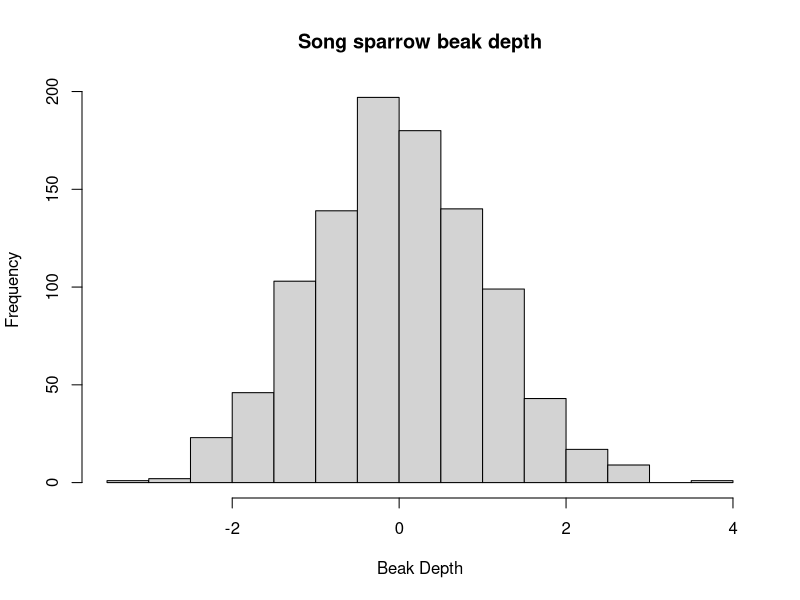
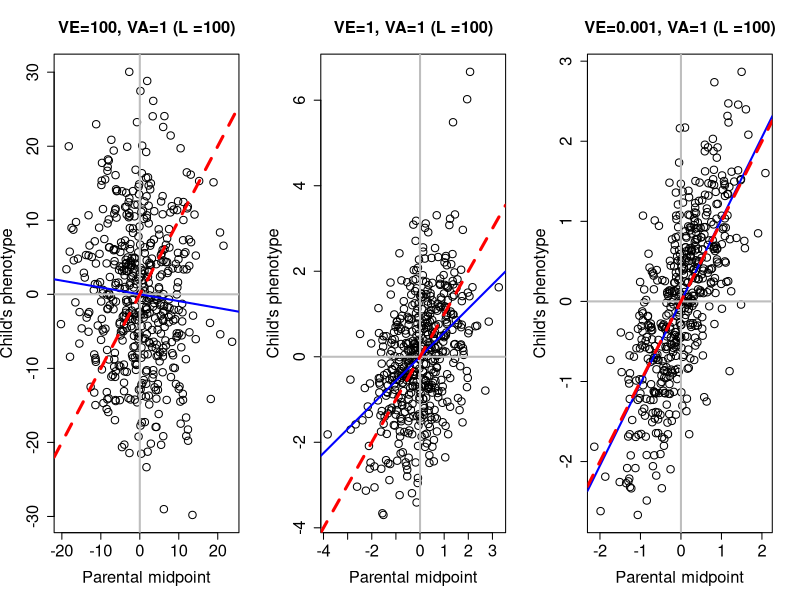
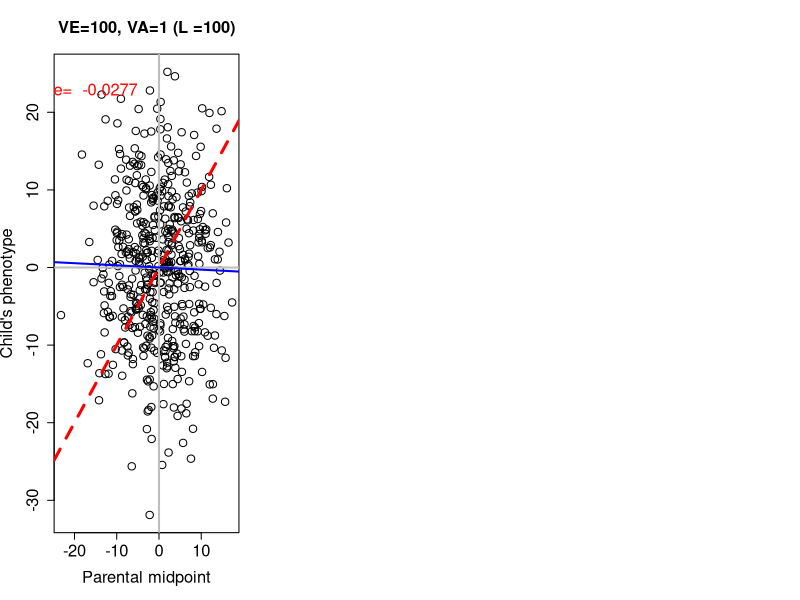
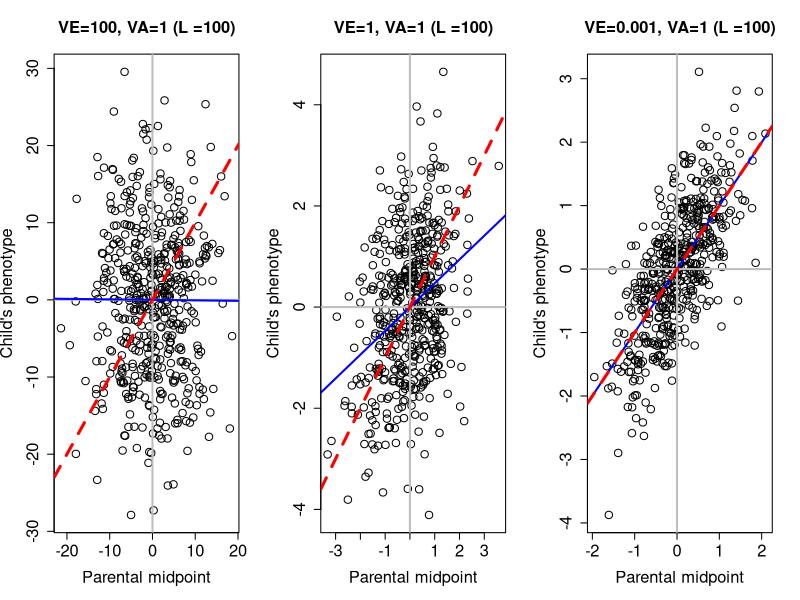
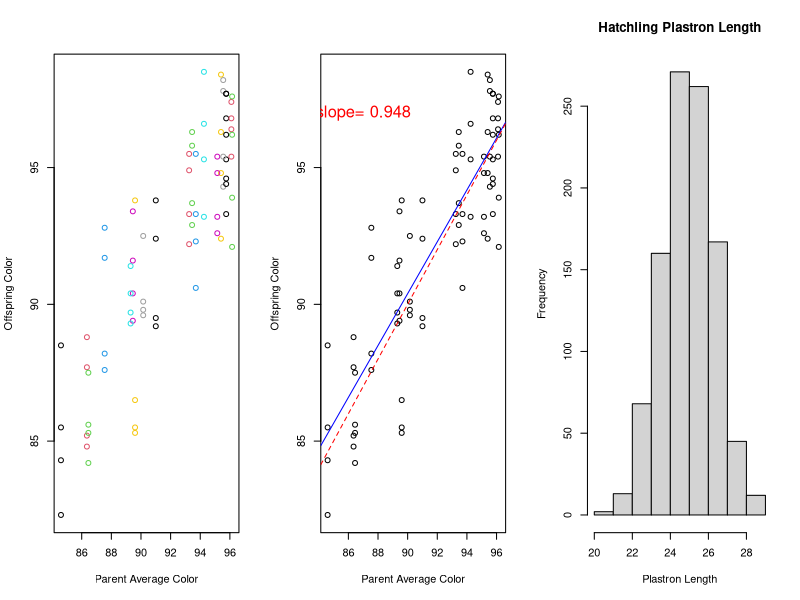

Reproduce these figures in R, in order.
## ---- chunk 1

## ---- chunk 2
install.packages("reshape2")
library(reshape2)
## ---- chunk 3
examplephenotype <- rnorm(1000) #like the song sparrow example, we will pretend this is beak depth data, and we have standardized it to have a mean of zero and standard deviation of 1 (a normal distribution)
examplephenotype
## ---- chunk 4
hist(examplephenotype, main = "Song sparrow beak depth", xlab="Beak Depth")
## ---- chunk 5
#The function we are creating is called par.off.corr (to stand for parent-offspring correlation), sourced from Coop 2020
par.off.corr<-function(L=20, #L is the number of loci
environ.var,Num_inds=1000,print.slope=FALSE,sel.cutoff=FALSE){ #we don't need to use the sel.cutoff part of this function yet
	allele.freq<-0.5   ###each locus is assumed to have the same allele frequencies. This is just to simplify the coding, in reality these results work when each locus has its own frequency (and the coding wouldn't be too much harder). 
	 
	##MAKE A MUM
	## For each mother, at each locus we draw an allele (either 0 or 1) from the population allele frequency.  We do this by random sampling of a binomial distribution, similar to R flipping a coin to get either heads or tails.
	##We do this twice for each mother, because a genotype is made from two haplotypes (alleles) 
	mum.hap.1<-replicate(Num_inds, rbinom(L,1,allele.freq)) #first allele of genotype, rbinom sampling of 0 or 1 based on allele frequency set above for each of the 20 loci
	mum.hap.2<-replicate(Num_inds, rbinom(L,1,allele.freq))
	##type mum.hap.1[,1] to see the 1st mothers 1st haplotype, or you can run these commands individually and open the matrix in the environment
	
	##Each mother's genotype at each locus is either 0,1,2
	mum.geno<-mum.hap.1+mum.hap.2 #add the haplotypes to get the number of copies of the allele in question (e.g., the p allele)
	
	additive.genetic<-colSums(mum.geno) #takes the column sums to get a value for the additive genetic component of each mom's genotype
	genetic.sd<-sd(additive.genetic) #calculates standard deviation
	mean.genetic<-mean(additive.genetic) #calculates mean across all moms
	
	additive.genetic<-additive.genetic / sd(additive.genetic) #this is the coefficient of variation, mean/sd
	mum.pheno<- additive.genetic + rnorm(Num_inds,sd=sqrt(environ.var)) #this is where environment gets added in, sampling from a normal distribution with a standard deviation equal to the square root of the environmental variance.
	mum.pheno<-mum.pheno-mean(mum.pheno) #standardize by mean (so that you get mean 0 like in the figure)
	
	
	
	##MAKE A DAD
	dad.hap.1<-replicate(Num_inds, rbinom(L,1,allele.freq) )
	dad.hap.2<-replicate(Num_inds, rbinom(L,1,allele.freq) )
	dad.geno<-dad.hap.1+dad.hap.2
	
	additive.genetic<-colSums(dad.geno)
	additive.genetic<-additive.genetic / sd(additive.genetic)
	dad.pheno<- additive.genetic + rnorm(Num_inds,sd=sqrt(environ.var))
	dad.pheno<-dad.pheno-mean(dad.pheno)
	
	##MAKE AN OFFSPRING
	child.geno<-dad.hap.1+mum.hap.1 #1 haplotype from mum 1 haplotype from dad
	
	additive.genetic<-colSums(child.geno)
	additive.genetic<-additive.genetic / sd(additive.genetic)
	child.pheno<- additive.genetic + rnorm(Num_inds,sd=sqrt(environ.var))
	child.pheno<-child.pheno-mean(child.pheno)
	
	##Calculate midpoints, linear model and plots
	
	parental.midpoint<-(mum.pheno+dad.pheno)/2 ##average the parents' phenotypes
	
	lm(child.pheno~parental.midpoint) ##linear model between child and midpoint (mean) of parent phenotypes
	
	##the slope of this line is the narrow sense heritability.
	
	# plot parental midpoint against offspring's phenotype.
	#layout(1) ###done in case this is run after the code with 3 plots
	if(sel.cutoff){
		plot(parental.midpoint,child.pheno,xlab="Parental midpoint",ylab="Child's phenotype",cex=1.5,cex.axis=1.5,cex.main=1.5,cex.lab=1.5,main=paste("VE=",environ.var,", VA=1 ","(L =",L,")",sep=""),col=ifelse(parental.midpoint>1,"red","grey"))
	}else{
		plot(parental.midpoint,child.pheno,xlab="Parental midpoint",ylab="Child's phenotype",cex=1.5,cex.axis=1.5,cex.main=1.5,cex.lab=1.5,main=paste("VE=",environ.var,", VA=1 ","(L =",L,")",sep=""))
	}
	## plot the regression in red
	abline(h=0,col="grey",lwd=2)
	abline(v=0,col="grey",lwd=2)
	 abline(lm(child.pheno~parental.midpoint),col="blue",lwd=2) #the narrow-sense heritability slope line is blue.
	
	
	
	my.slope<-lm(child.pheno~parental.midpoint)$coeff[2]
	
	if(sel.cutoff){
		sel.child.mean<-mean(child.pheno[parental.midpoint>1])
		sel.par.mean<-mean(parental.midpoint[parental.midpoint>1]);
		points(sel.par.mean,0,col="blue",pch=19,cex=1.2)
		pred.sel.child<-my.slope*sel.par.mean
		points(0,pred.sel.child,col="blue",pch=19,cex=1.2)
		lines(c(0,sel.par.mean), rep(pred.sel.child,2),col="blue",lwd=2)
		lines(rep(sel.par.mean,2), c(0,pred.sel.child),col="blue",lwd=2)
		arrows(x0=0,x1=0,y0=0,y1=pred.sel.child,col="blue",lwd=2,length=0.1,code=3)
		arrows(x0=0,x1=sel.par.mean,y0=0,y1=0,col="blue",lwd=2,length=0.1,code=3)
		text(x=sel.par.mean/2,y=min(child.pheno)*0.06,"S",cex=1.5,col="blue")
		text(x=min(parental.midpoint)*0.06,y=pred.sel.child/2,"R",cex=1.5,col="blue")
	}
	
	if(print.slope) text(x=min(parental.midpoint)*.8,y=max(child.pheno)*.9,label=paste("slope= ",format(my.slope,digit=3)),col="red",lwd=4,cex=1.5)
	
	abline(0,1,col="red",lwd=3,lty=2)
 #	recover()
 }
## ---- chunk 6
layout(t(1:3))
par.off.corr(L=100, environ.var=100,Num_inds=500)
par.off.corr(L=100, environ.var=1,Num_inds=500)
par.off.corr(L=100, environ.var=0.001,Num_inds=500)
## ---- chunk 7
par.off.corr(L=100, environ.var=100,Num_inds=500, print.slope = T)
## ---- chunk 8
layout(t(1:3))
par.off.corr(L=100, environ.var=100,Num_inds=500)
par.off.corr(L=100, environ.var=1,Num_inds=500)
par.off.corr(L=100, environ.var=0.001,Num_inds=500)
## ---- chunk 9
#Flower color is a trait which seems to be important in determining pollination success. These are flower color data from a population of Hibiscus flowers in Hawaii.
hibiscus <- read.table("hibiscus.txt", header = TRUE, sep = "\t")
## ---- chunk 10
hibiscus$Parent.Avg <- apply(hibiscus[,2:3], 1 , mean) #creates a column with average of the parent phenotypes (columns 2 and 3 of the hibiscus dataframe)

#You should now be able to see the new column, Parent.Avg, in your hibiscus dataframe.

#Let's make a scatterplot of the data.
plot_hibiscus <- hibiscus[,c(4:8)]
plot_hibiscus <- melt(plot_hibiscus, id="Parent.Avg") #this reformats the data for easy plotting
plot(plot_hibiscus$Parent.Avg, plot_hibiscus$value, xlab = "Parent Average Color", ylab = "Offspring Color", col=as.factor(plot_hibiscus$Parent.Avg))
## ---- chunk 11
heritability <- lm(plot_hibiscus$value~plot_hibiscus$Parent.Avg) #perform a regression to determine the slope of the relationship, save as variable. The correct order of the formula is Y~X
plot(plot_hibiscus$Parent.Avg, plot_hibiscus$value, xlab = "Parent Average Color", ylab = "Offspring Color") #the correct order for this formula is X, Y
abline(heritability$coefficients, col="blue") #value for intercept and slope from the regression, draws the line on the plot
abline(0,1, col="red", lty=2) #hypothetical 1 to 1 relationship (100% heritability)
text(x=87,y=97,label=paste("slope=",format(heritability$coefficients[2],digit=3)),col="red",lwd=4,cex=1.5) #set x and y coordinates for where you want to print your slope (heritability)
## ---- chunk 12
#mean plastron length = 24.97mm
#standard deviation=1.37mm

#Let's build a dataset from a normal distribution using this information:
babyturtles <- rnorm(1000, mean=24.97, sd=1.37)

## ---- chunk 13
hist(babyturtles, main = "Hatchling Plastron Length", xlab="Plastron Length")
#remember, since this is random sampling from a normal distribution, your numbers may look slightly different.
## ---- chunk 14
totalvariance <- var(babyturtles)
## ---- chunk 15
#for full siblings, this is 0.25 (See Fij in table 2.4)
coeffkin <- 0.25
## ---- chunk 16
#Cov(sib1,sib2)=2*F*Va **Equation 7.15**
#0.5=2*coeffkin*Va
Va=0.5/(2*coeffkin)
Va
## ---- chunk 17
#heritability (h^2)=Va/V **Equation 7.13**
Va/totalvariance
